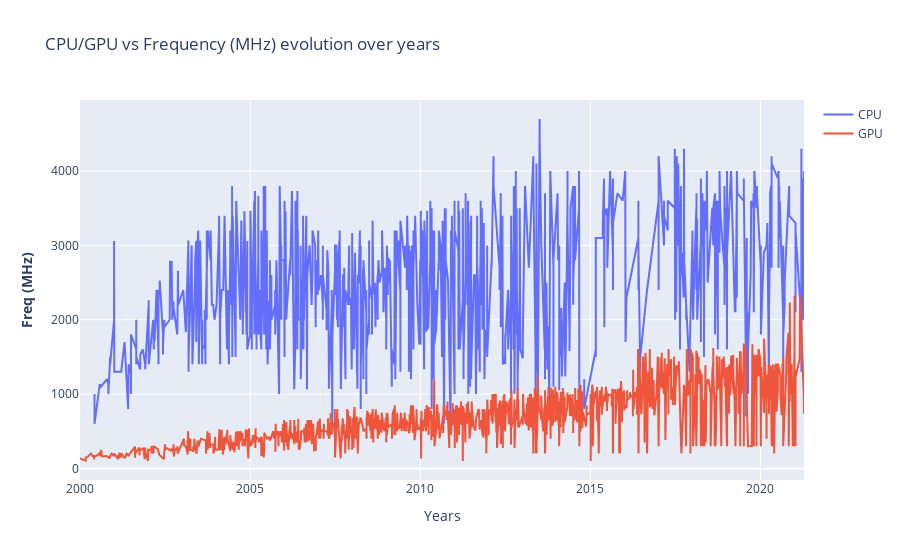

Source (notebook cell):
### Markdown cell above
### Análise de frquência

### Code cell
fig = make_subplots()

# Add traces
fig.add_trace(
    go.Scatter(x= df_cpu.index, y=df_cpu["Freq (MHz)"] ,name= "CPU")
)

fig.add_trace(
    go.Scatter(x= df_gpu.index,y= df_gpu["Freq (MHz)"], name= "GPU")
)

# Add figure title
fig.update_layout(
    title_text="CPU/GPU vs Frequency (MHz) evolution over years"
)

# Set x-axis title
fig.update_xaxes(title_text="Years")

# Set y-axes titles
fig.update_yaxes(title_text="<b>Freq (MHz)</b>", secondary_y=False)

fig.show()

### Figure 1 — Plotly figure (JSON) as saved in the notebook; plotly's stock layout.template omitted (floating-point values rounded to 4 significant figures; data arrays with more than 128 entries replaced by an {"elided": "..."} marker saying what was removed)
{"data": [{"name": "CPU", "type": "scatter", "x": {"elided": "2134 str values"}, "y": {"elided": "2134 int values"}}, {"name": "GPU", "type": "scatter", "x": {"elided": "2605 str values"}, "y": {"elided": "2605 int values"}}], "layout": {"title": {"text": "CPU/GPU vs Frequency (MHz) evolution over years"}, "xaxis": {"anchor": "y", "domain": [0, 1], "title": {"text": "Years"}}, "yaxis": {"anchor": "x", "domain": [0, 1], "title": {"text": "<b>Freq (MHz)</b>"}}}}
